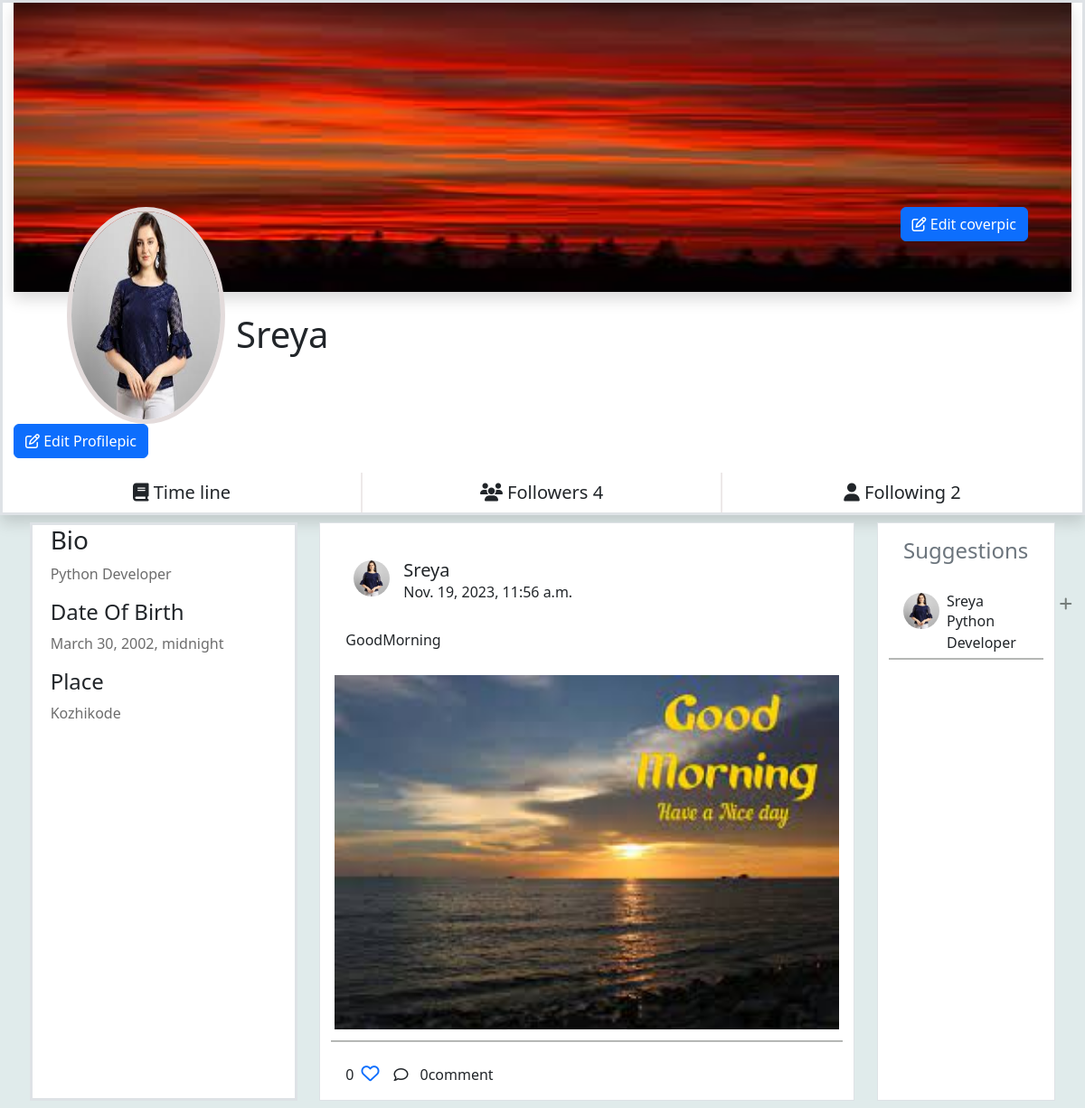
The app's page /profile/2 (signed in) with its own data.
### myapp/models.py (models this page shows, shortened)
class UserProfile(models.Model):
    user=models.OneToOneField(User,on_delete=models.CASCADE,related_name="profile")
    profile_pic=models.ImageField(upload_to="profilepics",blank=True,default='/profilepics/default.png')
    bio=models.CharField(max_length=200,null=True)
    address=models.CharField(max_length=200,null=True)
    dob=models.DateTimeField(null=True)
    following=models.ManyToManyField("self",related_name="followed_by",symmetrical=False)
    created_date=models.DateTimeField(auto_now_add=True)
    cover_pic=models.ImageField(upload_to="coverpic",blank=True,default="/profilepics/cover.jpg")
    def __str__(self):
        return self.user.username

class Posts(models.Model):
    title=models.CharField(max_length=200)
    image=models.ImageField(upload_to="postimages",null=True,blank=True)
    user=models.ForeignKey(User,on_delete=models.CASCADE,related_name="userposts")
    created_date=models.DateTimeField(auto_now_add=True)
    liked_by=models.ManyToManyField(User,related_name="post_like")

### myapp/views.py (the view)
# urls.py: path('profile/<int:pk>',views.ProfileDetailView.as_view(),name="profiledetail"),
@method_decorator(signin_required,name="dispatch")
class ProfileDetailView(DetailView):
    model=UserProfile
    template_name="profile.html"
    context_object_name="profile"

### myapp/views.py (called while the page is built)
def signin_required(fn):
    def wrapper(request,*args,**kwargs):
        if not request.user.is_authenticated:
            messages.error(request,"please login")
            return redirect("signin")
        return fn(request,*args,**kwargs)
    return wrapper

### myapp/templates/profile.html (shortened to what this page needs)
<!DOCTYPE html>
{%load static%}
<html lang="en">
<head>
    <link rel="stylesheet" href="https://cdnjs.cloudflare.com/ajax/libs/font-awesome/6.3.0/css/all.min.css"
 />
    <link href="https://cdn.jsdelivr.net/npm/bootstrap@5.3.0-alpha1/dist/css/bootstrap.min.css" rel="stylesheet"
>
    <link rel="stylesheet" href="{%static 'css/profile.css'%}">
</head>
<body style="background-color: rgb(224, 235, 235);">
    <div class="container-fluid border border-3 shadow bg-white">
        <div class="cover_section">
            <img class="coverpic shadow" src="{{profile.cover_pic.url}}" alt="">
        </div>
        <div class="profile_section d-flex justify-content-between">
            <img class="propic" src="{{profile.profile_pic.url}}" alt="">
             <h1 class="onwername ">{{profile}}</h1>
             <div class=" me-5"> <button href="" class="btn btn-primary" data-bs-toggle="modal" data-bs-target="#exampleModal"><i class="fa-regular fa-pen-to-square"></i> Edit
                    coverpic</button></div>
        </div>
        <div class="row d-flex justify-content-evenly">
            <div class=" me-5"> <button href="" class="btn btn-primary" data-bs-toggle="modal" data-bs-target="#exampleModal1"><i class="fa-regular fa-pen-to-square"></i> Edit
                Profilepic</button></div>
            <div class="col-4 text-center mt-3 swich  "><a class="btn fs-5" href=""><span><i
                            class="fa-solid fa-book"></i></span> Time line</a></div>
            <div class="col-4 text-center mt-3 swich ">
                <button class="btn fs-5" data-bs-toggle="modal" data-bs-target="#exampleModalfws"><span><i
                            class="fa-solid fa-users"></i></span> Followers {{profile.followed_by.all | length}}</a></div>
            <div class="col-4 text-center mt-3  "><button class="btn fs-5" data-bs-toggle="modal" data-bs-target="#exampleModalfwg">
                <span><i class="fa-solid fa-user"></i>
                </span> Following {{profile.following.all | length}}</button></div>
        </div>
    </div>
    <div class="container-fluid ">
        <div class="row p-2 d-flex justify-content-evenly">
            <div class="col-3 bg-white  border border-3 ">
                <div class="ms-2">
                    <h3 class="">Bio</h3>
                    <p class=" o">{{profile.bio}}</p>
                    <h4>Date Of Birth</h4>
                    <p class="o">{{profile.dob}}</p>
                    <h4>Place</h4>
                    <p class="o">{{profile.address}}</p>
                </div>
            </div>
            <div class="col-6 bg-white  border">
                {%for p in profile.user.userposts.all%}
              <div class="row">
                <div class="col-12">
                    <div class="allpost mt-4 bg-white">
                        <div class="d-flex p-3">
                            <div class="ms-2">
                                <img class="ownerpic" src="{{p.user.profile.profile_pic.url}}" alt="">
                            </div>
                            <div class="ms-3">
                                <h5 class="m-0">{{p.user}}</h5>
                                <p class="m-0">{{p.created_date}}</p>
                            </div>
                        </div>
                        <div class="posttitle p-3">
                            <h6>{{p.title}}</h6>
                        </div>
                        <div>
                            {%if p.image%}
                            <img class="postimg" src="{{p.image.url}}" alt="">
                            {%endif%}
                        </div>
                        <div class="lines mt-2 mb-2"></div>
                        <div class="d-flex">
                            <div class="ms-3  d-flex  align-items-center">
                                <p class="mt-3">{{p.liked_by.all | length}}</p>
                                <a href=""><i
                                        class="love fa-sharp fa-regular fa-heart ms-2"></i></a>
                            </div>
                            <div class="ms-3  d-flex  align-items-center">
                                <i class="fa-regular fa-comment"></i>
                                <div class="dropdown">
                                    <a class="btn  " href="#" role="button" data-bs-toggle="dropdown"
                                        aria-expanded="false">
                                        {{p.post_comment.all.count}}comment
                                    </a>
                                </div>
                            </div>
                        </div>
                    </div>
                </div>
              </div>
                {%endfor%}
            </div>
            <div class="col-2 bg-white  border">
                <div class="profilesection bg-white">
                    <h4 class="text-secondary p-3">Suggestions</h4>
                    <div class="p-item ">
                        <div class="peoples d-flex mt-3 ms-3">
                            <div>
                                <img class="peopleimg" src="{{profile.profile_pic.url}}" alt="">
                            </div>
                            <div class="ms-2">
                                <h6 class="m-0">{{profile}}</h6>
                                <p class="m-0">{{profile.bio}}</p>
                            </div>
                            <a href="" class="ms-5"><i style="color:rgba(11, 17, 11, 0.5) ;"
                                    class="fa-solid fa-plus"></i></a>
                        </div>
                        <div class="lines"></div>
                    </div>
                </div>
            </div>
        </div>
    </div>
</body>
</html>

### myapp/static/css/profile.css (style rules this page uses)
* { font-family: 'Segoe UI', Tahoma, Geneva, Verdana, sans-serif; }
.coverpic { width: 100%; height: 40vh; }
.propic { width: 15%; height: 30vh; margin-left: 5%; border-radius: 50%; border: 5px solid rgb(227, 219, 219); }
.profile_section { margin-top: -8%; }
.swich { border-right: 2px solid rgb(237, 233, 233); }
.onwername { margin-top: 10%; margin-left: -53%; font-family: 'Segoe UI', Tahoma, Geneva, Verdana, sans-serif; }
.o { color: rgba(11, 11, 11, 0.6); }
.ownerpic { margin: 2%; border-radius: 50%; width: 40px; height: 40px; }
.postimg { padding: 4px; width: 100%; height: 50vh; }
.love { font-size: 20px; }
.peopleimg { width:40px; height: 40px; border-radius: 50%; }
.peoples { width: 100%; }
.lines { margin-top: 5px; background-color:rgba(11, 17, 11, 0.3); height: 2px; width: 100%; }
.p-item { width: 100%; }

### records on screen
UserProfile: cover_pic (picture), profile_pic (picture), user.username "Sreya", followed_by.all|length "4", following.all|length "2", bio "Python Developer", dob "March 30, 2002, midnight", address "Kozhikode"
Posts: user.profile.profile_pic (picture), user "Sreya", created_date "Nov. 19, 2023, 11:56 a.m.", title "GoodMorning", image (picture), liked_by.all|length "0", post_comment.all.count "0"
